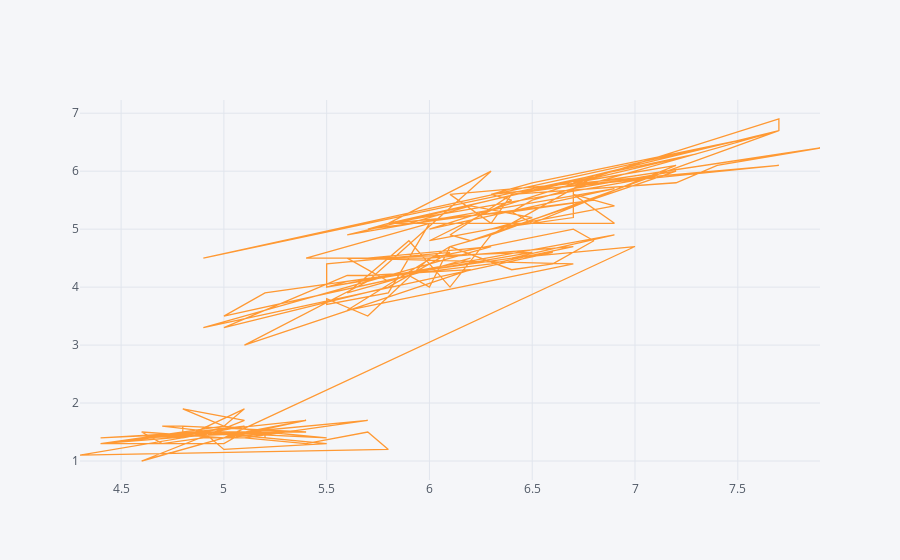

Notebook source saved alongside this figure:
### Code cell
df.iplot(x='SepalLengthCm', y='PetalLengthCm')

### Figure 1 — Plotly figure (JSON) as saved in the notebook; plotly's stock layout.template omitted (floating-point values rounded to 4 significant figures; data arrays with more than 128 entries replaced by an {"elided": "..."} marker saying what was removed)
{"data": [{"line": {"color": "rgba(255, 153, 51, 1.0)", "dash": "solid", "shape": "linear", "width": 1.3}, "mode": "lines", "name": "PetalLengthCm", "text": "", "type": "scatter", "x": {"elided": "150 float values"}, "y": {"elided": "150 float values"}}], "layout": {"legend": {"bgcolor": "#F5F6F9", "font": {"color": "#4D5663"}}, "paper_bgcolor": "#F5F6F9", "plot_bgcolor": "#F5F6F9", "title": {"font": {"color": "#4D5663"}}, "xaxis": {"gridcolor": "#E1E5ED", "showgrid": true, "tickfont": {"color": "#4D5663"}, "title": {"font": {"color": "#4D5663"}, "text": ""}, "zerolinecolor": "#E1E5ED"}, "yaxis": {"gridcolor": "#E1E5ED", "showgrid": true, "tickfont": {"color": "#4D5663"}, "title": {"font": {"color": "#4D5663"}, "text": ""}, "zerolinecolor": "#E1E5ED"}}}
